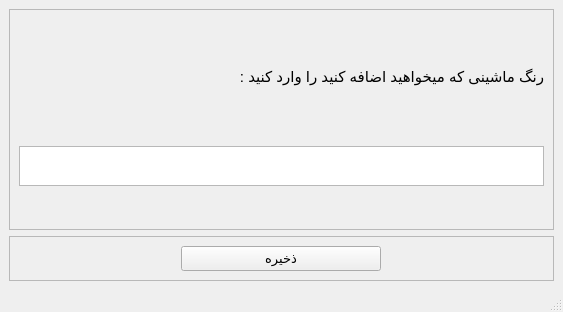
<?xml version="1.0" encoding="UTF-8"?>
<ui version="4.0">
 <class>MainWindow</class>
 <widget class="QMainWindow" name="MainWindow">
  <property name="geometry">
   <rect>
    <x>0</x>
    <y>0</y>
    <width>563</width>
    <height>312</height>
   </rect>
  </property>
  <property name="windowTitle">
   <string>MainWindow</string>
  </property>
  <widget class="QWidget" name="centralwidget">
   <layout class="QVBoxLayout" name="verticalLayout">
    <item>
     <widget class="QFrame" name="frame_2">
      <property name="frameShape">
       <enum>QFrame::StyledPanel</enum>
      </property>
      <property name="frameShadow">
       <enum>QFrame::Raised</enum>
      </property>
      <layout class="QVBoxLayout" name="verticalLayout_3">
       <item>
        <widget class="QLabel" name="label">
         <property name="maximumSize">
          <size>
           <width>16777215</width>
           <height>40</height>
          </size>
         </property>
         <property name="font">
          <font>
           <pointsize>11</pointsize>
          </font>
         </property>
         <property name="text">
          <string>رنگ ماشینی که میخواهید اضافه کنید را وارد کنید :</string>
         </property>
        </widget>
       </item>
       <item>
        <widget class="QTextEdit" name="textEdit">
         <property name="minimumSize">
          <size>
           <width>0</width>
           <height>40</height>
          </size>
         </property>
         <property name="maximumSize">
          <size>
           <width>16777215</width>
           <height>30</height>
          </size>
         </property>
         <property name="font">
          <font>
           <pointsize>14</pointsize>
          </font>
         </property>
         <property name="html">
          <string>&lt;!DOCTYPE HTML PUBLIC &quot;-//W3C//DTD HTML 4.0//EN&quot; &quot;http://www.w3.org/TR/REC-html40/strict.dtd&quot;&gt;
&lt;html&gt;&lt;head&gt;&lt;meta name=&quot;qrichtext&quot; content=&quot;1&quot; /&gt;&lt;style type=&quot;text/css&quot;&gt;
p, li { white-space: pre-wrap; }
&lt;/style&gt;&lt;/head&gt;&lt;body style=&quot; font-family:'MS Shell Dlg 2'; font-size:14pt; font-weight:400; font-style:normal;&quot;&gt;
&lt;p align=&quot;right&quot; style=&quot;-qt-paragraph-type:empty; margin-top:0px; margin-bottom:0px; margin-left:0px; margin-right:0px; -qt-block-indent:0; text-indent:0px;&quot;&gt;&lt;br /&gt;&lt;/p&gt;&lt;/body&gt;&lt;/html&gt;</string>
         </property>
        </widget>
       </item>
      </layout>
     </widget>
    </item>
    <item>
     <widget class="QFrame" name="frame">
      <property name="minimumSize">
       <size>
        <width>0</width>
        <height>0</height>
       </size>
      </property>
      <property name="frameShape">
       <enum>QFrame::StyledPanel</enum>
      </property>
      <property name="frameShadow">
       <enum>QFrame::Raised</enum>
      </property>
      <layout class="QVBoxLayout" name="verticalLayout_2">
       <item alignment="Qt::AlignHCenter">
        <widget class="QPushButton" name="pushButton">
         <property name="minimumSize">
          <size>
           <width>200</width>
           <height>0</height>
          </size>
         </property>
         <property name="maximumSize">
          <size>
           <width>300</width>
           <height>16777215</height>
          </size>
         </property>
         <property name="font">
          <font>
           <pointsize>10</pointsize>
          </font>
         </property>
         <property name="text">
          <string>ذخیره</string>
         </property>
        </widget>
       </item>
      </layout>
     </widget>
    </item>
   </layout>
  </widget>
  <widget class="QStatusBar" name="statusbar"/>
 </widget>
 <resources/>
 <connections/>
</ui>
